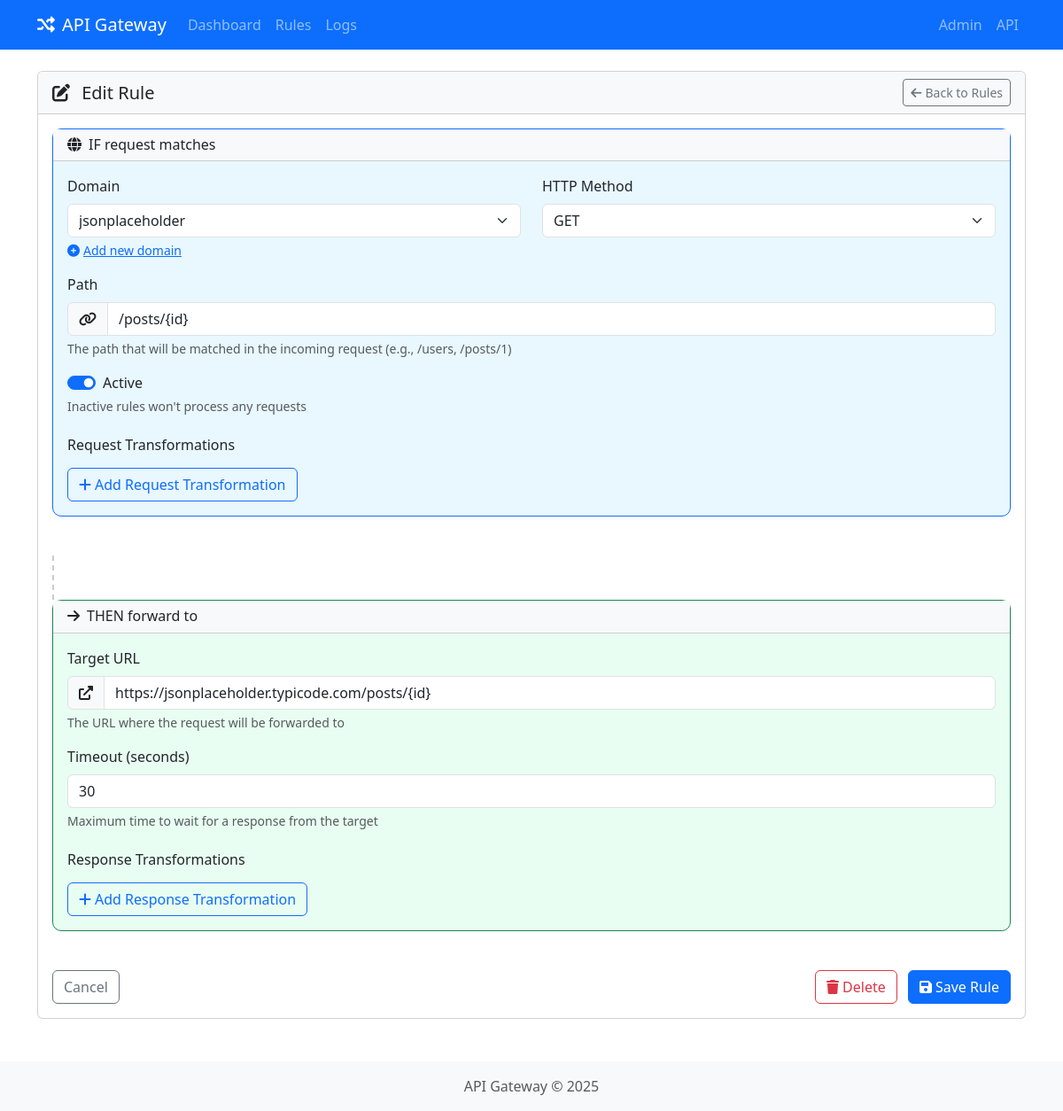
Screenshot of /rules/2/edit/ with the database file from the repository.
### gateway/models.py (models this page shows, shortened)
class ApiEndpoint(models.Model):
    HTTP_METHODS = (
        ('GET', 'GET'),
        ('POST', 'POST'),
        ('PUT', 'PUT'),
        ('PATCH', 'PATCH'),
        ('DELETE', 'DELETE'),
        ('OPTIONS', 'OPTIONS'),
        ('HEAD', 'HEAD'),
    )
    domain = models.ForeignKey(Domain, on_delete=models.CASCADE, related_name='endpoints',
                              help_text="Domain this endpoint belongs to")
    path = models.CharField(max_length=255, help_text="Path of the endpoint (e.g., '/users')")
    method = models.CharField(max_length=10, choices=HTTP_METHODS, default='GET',
                             help_text="HTTP method for this endpoint")
    target_url = models.CharField(max_length=255, validators=[URLValidator()],
                                 help_text="Target URL to forward the request to")
    timeout = models.IntegerField(default=30, help_text="Timeout in seconds for the request")
    is_active = models.BooleanField(default=True, help_text="Whether this endpoint is active")
    created_at = models.DateTimeField(auto_now_add=True)
    updated_at = models.DateTimeField(auto_now=True)
    class Meta:
        unique_together = ('domain', 'path', 'method')

class Domain(models.Model):
    name = models.CharField(max_length=255, unique=True, help_text="Domain name (e.g., 'example.com')")
    base_url = models.CharField(max_length=255, validators=[URLValidator()],
                               help_text="Base URL for the domain (e.g., 'https://api.example.com')")
    description = models.TextField(blank=True, null=True, help_text="Description of the domain")
    is_active = models.BooleanField(default=True, help_text="Whether this domain is active")
    created_at = models.DateTimeField(auto_now_add=True)
    updated_at = models.DateTimeField(auto_now=True)

### gateway/views.py (the view, shortened to what this page needs)
# urls.py: path('rules/<int:endpoint_id>/edit/', views.edit_rule, name='edit_rule'),
def edit_rule(request, endpoint_id):
    endpoint = get_object_or_404(ApiEndpoint, id=endpoint_id)
    domains = Domain.objects.filter(is_active=True)
    context = {
        'endpoint': endpoint,
        'domains': domains,
    }
    return render(request, 'gateway/rule_form.html', context)

### gateway/templates/gateway/rule_form.html (shortened to what this page needs)
{% extends 'gateway/base.html' %}
{% block content %}
<div class="row mb-4">
    <div class="col-md-12">
        <div class="card">
            <div class="card-header d-flex justify-content-between align-items-center">
                <h5 class="mb-0">
                    <i class="fas fa-{% if endpoint %}edit{% else %}plus{% endif %} me-2"></i>
                    {% if endpoint %}Edit Rule{% else %}Create Rule{% endif %}
                </h5>
                <a href="{% url 'gateway:rules' %}" class="btn btn-outline-secondary btn-sm">
                    <i class="fas fa-arrow-left me-1"></i>Back to Rules
                </a>
            </div>
            <div class="card-body">
                <form method="post" id="rule-form">
                    <div class="row mb-4">
                        <div class="col-md-12">
                            <div class="card if-then-card if-card">
                                <div class="card-header">
                                    <h6 class="mb-0">
                                        <i class="fas fa-globe me-2"></i>IF request matches
                                    </h6>
                                </div>
                                <div class="card-body">
                                    <div class="row">
                                        <div class="col-md-6">
                                            <div class="mb-3">
                                                <label for="domain" class="form-label">Domain</label>
                                                <select name="domain" id="domain" class="form-select" required>
                                                    {% for domain in domains %}
                                                    <option value="{{ domain.id }}" {% if endpoint and endpoint.domain.id == domain.id %}selected{% endif %}>
                                                        {{ domain.name }}
                                                    </option>
                                                    {% endfor %}
                                                </select>
                                                <div class="form-text">
                                                    <a href="#" data-bs-toggle="modal" data-bs-target="#domainModal">
                                                        <i class="fas fa-plus-circle me-1"></i>Add new domain
                                                    </a>
                                                </div>
                                            </div>
                                        </div>
                                        <div class="col-md-6">
                                            <div class="mb-3">
                                                <label for="method" class="form-label">HTTP Method</label>
                                                <select name="method" id="method" class="form-select" required>
                                                    <option value="GET" {% if endpoint and endpoint.method == 'GET' %}selected{% endif %}>GET</option>
                                                </select>
                                            </div>
                                        </div>
                                    </div>
                                    <div class="mb-3">
                                        <label for="path" class="form-label">Path</label>
                                        <div class="input-group">
                                            <span class="input-group-text"><i class="fas fa-link"></i></span>
                                            <input type="text" class="form-control" id="path" name="path" placeholder="/api/resource" value="{{ endpoint.path|default:'' }}" required>
                                        </div>
                                        <div class="form-text">The path that will be matched in the incoming request (e.g., /users, /posts/1)</div>
                                    </div>
                                    <div class="mb-3">
                                        <div class="form-check form-switch">
                                            <input class="form-check-input" type="checkbox" id="is_active" name="is_active" {% if not endpoint or endpoint.is_active %}checked{% endif %}>
                                            <label class="form-check-label" for="is_active">Active</label>
                                        </div>
                                        <div class="form-text">Inactive rules won't process any requests</div>
                                    </div>
                                    <div class="mt-4">
                                        <h6 class="mb-3">Request Transformations</h6>
                                        <button type="button" id="add-request-transform" class="btn btn-outline-primary">
                                            <i class="fas fa-plus me-1"></i>Add Request Transformation
                                        </button>
                                    </div>
                                </div>
                            </div>
                        </div>
                    </div>
                    <div class="connector-line mx-auto"></div>
                    <div class="row mb-4">
                        <div class="col-md-12">
                            <div class="card if-then-card then-card">
                                <div class="card-header">
                                    <h6 class="mb-0">
                                        <i class="fas fa-arrow-right me-2"></i>THEN forward to
                                    </h6>
                                </div>
                                <div class="card-body">
                                    <div class="mb-3">
                                        <label for="target_url" class="form-label">Target URL</label>
                                        <div class="input-group">
                                            <span class="input-group-text"><i class="fas fa-external-link-alt"></i></span>
                                            <input type="url" class="form-control" id="target_url" name="target_url" placeholder="https://api.example.com/resource" value="{{ endpoint.target_url|default:'' }}" required>
                                        </div>
                                        <div class="form-text">The URL where the request will be forwarded to</div>
                                    </div>
                                    <div class="mb-3">
                                        <label for="timeout" class="form-label">Timeout (seconds)</label>
                                        <input type="number" class="form-control" id="timeout" name="timeout" min="1" max="120" value="{{ endpoint.timeout|default:'30' }}" required>
                                        <div class="form-text">Maximum time to wait for a response from the target</div>
                                    </div>
                                    <div class="mt-4">
                                        <h6 class="mb-3">Response Transformations</h6>
                                        <button type="button" id="add-response-transform" class="btn btn-outline-primary">
                                            <i class="fas fa-plus me-1"></i>Add Response Transformation
                                        </button>
                                    </div>
                                </div>
                            </div>
                        </div>
                    </div>
                    <div class="d-flex justify-content-between">
                        <a href="{% url 'gateway:rules' %}" class="btn btn-outline-secondary">Cancel</a>
                        <div>
                            {% if endpoint %}
                            <a href="{% url 'gateway:delete_rule' endpoint.id %}" class="btn btn-outline-danger me-2" onclick="return confirm('Are you sure you want to delete this rule?')">
                                <i class="fas fa-trash me-1"></i>Delete
                            </a>
                            {% endif %}
                            <button type="submit" class="btn btn-primary">
                                <i class="fas fa-save me-1"></i>Save Rule
                            </button>
                        </div>
                    </div>
                </form>
            </div>
        </div>
    </div>
</div>
{% endblock %}

### gateway/templates/gateway/base.html (style rules this page uses)
.card-header { background-color: #f8f9fa; }
.connector-line { border-left: 2px dashed #ccc; height: 50px; margin-left: 50%; }
.if-then-card { border-radius: 10px; margin-bottom: 20px; }
.if-card { background-color: #e9f7fe; border-color: #0d6efd; }
.then-card { background-color: #e9fef2; border-color: #198754; }

### rows the page displays
ApiEndpoint: domain "jsonplaceholder", method "GET", path "/posts/{id}", is_active "☑", target_url "https://jsonplaceholder.typicode.com/posts/{id}", timeout "30"
